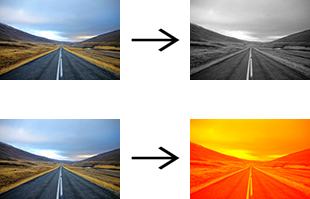
#> input picture Misc/Gradient_Map/example.png, 310 x 199 px
$ python gradient_map.py --image example.png
#> lines starting #> are read from the running program, lines starting #| are printed output that depends on the picture
import argparse
import cv2
import numpy as np
import matplotlib as mpl
import matplotlib.pyplot as plt


def apply_colormap(img_path, colors, output):
    """
    Apply a colormap to an rgb image.

    Args:
        img_path: (str): write your description
        colors: (str): write your description
        output: (todo): write your description
    """
#> called with img_path = 'example.png', output = 'image_mapped.jpg'
    input_img = cv2.imread(img_path, 0)
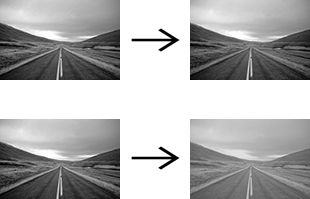
#> input_img: shape (199, 310); min 0, max 255, mean 176.2

    rgb_colors = []
    for c in colors:
        rgb_colors.append(hex_to_rgb(c))

    cmap = make_cmap(rgb_colors)

    colored_image = apply_custom_colormap(input_img, cmap)
    cv2.imwrite(output, colored_image)


def hex_to_rgb(h):
    """
    Convert hexadecimal to rgb.

    Args:
        h: (str): write your description
    """
    h = h.lstrip('#')
    return tuple(int(h[i:i+2], 16) for i in (0, 2, 4))


def make_cmap(colors):
    '''
    Creates a custom color map with equaly spaced colors
    colors: Tuple containing the RGB values. Must be an int from 0 to 255.
    '''

    bit_rgb = np.linspace(0, 1, 256)
    position = np.linspace(0, 1, len(colors))

    for i in range(len(colors)):
        colors[i] = (bit_rgb[colors[i][0]],
                     bit_rgb[colors[i][1]],
                     bit_rgb[colors[i][2]])

    colors_dict = {'red': [], 'green': [], 'blue': []}
    for pos, color in zip(position, colors):
        colors_dict['red'].append((pos, color[0], color[0]))
        colors_dict['green'].append((pos, color[1], color[1]))
        colors_dict['blue'].append((pos, color[2], color[2]))

    cmap = mpl.colors.LinearSegmentedColormap('custom_colormap', colors_dict, 256)
    return cmap


def apply_custom_colormap(source_image, cmap):
    """
    Apply color colors to image_image.

    Args:
        source_image: (todo): write your description
        cmap: (todo): write your description
    """
    assert source_image.dtype == np.uint8, 'must be np.uint8 image'
    # Squeeze image to turn it to black and white
    if source_image.ndim == 3:
        source_image = source_image.squeeze(-1)

    # Initialize the matplotlib color map
    sm = plt.cm.ScalarMappable(cmap=cmap)

    # Obtain linear color range
    color_range = sm.to_rgba(np.linspace(0, 1, 256))[:, 0:3]  # color range RGBA => RGB
    color_range = (color_range*255.0).astype(np.uint8)  # [0,1] => [0,255]
    color_range = np.squeeze(np.dstack(
        [color_range[:, 2], color_range[:, 1], color_range[:, 0]]), 0)  # RGB => BGR

    # Apply colormap for each channel individually
    channels = [cv2.LUT(source_image, color_range[:, i]) for i in range(3)]
#> channels = 3 items
    return np.dstack(channels)
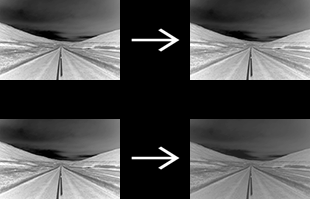
#> returned value: shape (199, 310, 3); min 0, max 255, mean 78.7


if __name__ == '__main__':
    parser = argparse.ArgumentParser(description='Gradient Map')

    parser.add_argument('-i', '--image', help='Input image file. (jpg or png)', default='image.jpg')
    parser.add_argument('-o', '--output', help='Output file name. (default: image_mapped.jpg)', default='image_mapped.jpg')
    parser.add_argument('-w', '--whitecolor', help='Hexadecimal color for white. (default: #000000)', default='#000000')
    parser.add_argument('-b', '--blackcolor', help='Hexadecimal color for black. (default: #ffffff)', default='#ffffff')

    args = vars(parser.parse_args())

    apply_colormap(args['image'], [args['blackcolor'], args['whitecolor']], args['output'])
    print('Color map applied: {}'.format(args['output']))
